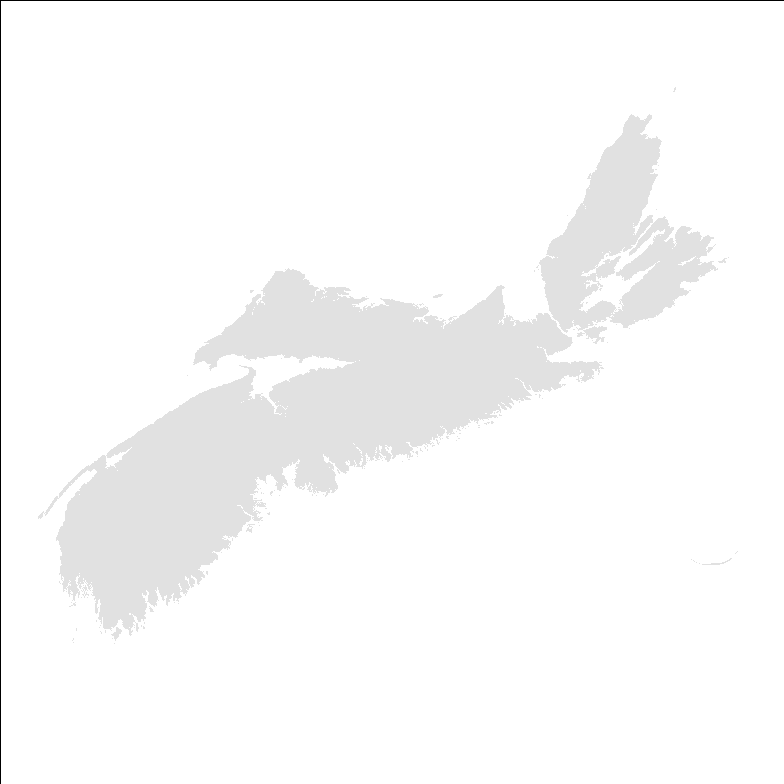
#> input picture baseImage2.png, 784 x 784 px
$ python myPythonCode.py
#> lines starting #> are read from the running program, lines starting #| are printed output that depends on the picture
### myGeoLibrary.py
import matplotlib.pyplot as plt

class baseMap():
    def __init__(self):
        self.projection = 'EPSG:26920' # NAD83 / UTM zone 20N
        self.baseImage = 'baseImage2.png'
        self.oxUTM = 200000
        self.oyUTM = 4700000
        self.widthUTM = 600000
        self.heightUTM = 600000
        self.prepareBasemap()

    def prepareBasemap(self):
        self.baseImageArray = plt.imread(self.baseImage)
#> self.baseImageArray is the input picture: shape (784, 784, 3) float32; min 0, max 1, mean 0.979
        self.widthImage = self.baseImageArray.shape[0]
#> self.widthImage = 784
        self.heightImage = self.baseImageArray.shape[1]
#> self.heightImage = 784
        plt.imshow(self.baseImageArray)

class showBasemap(baseMap):
    def __init__(self):
        baseMap()
        plt.show()

class showUTM(baseMap):
    def __init__(self,xUTM=334000, yUTM=4970000):
        super().__init__()
        self.plotUTM(xUTM,yUTM)
        plt.show()

    def plotUTM(self,xUTM,yUTM):
#> called with xUTM = 334000, yUTM = 4970000
        rxUTM = xUTM - self.oxUTM
        ryUTM = yUTM - self.oyUTM
        rxUTM = (rxUTM/self.widthUTM)*self.widthImage
#> rxUTM = 175.1
        ryUTM = (1-(ryUTM/self.heightUTM))*self.heightImage
#> ryUTM = 431.2
        plt.scatter(rxUTM,ryUTM)

### myPythonCode.py
import myGeoLibrary as geo

geo.showBasemap()
geo.showUTM()
#> in __init__, `plt.show()`:
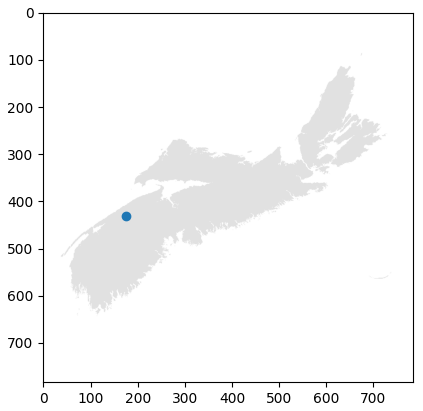
#> figure drawn by matplotlib, 1 panel
geo.showUTM(634000,5070000)
